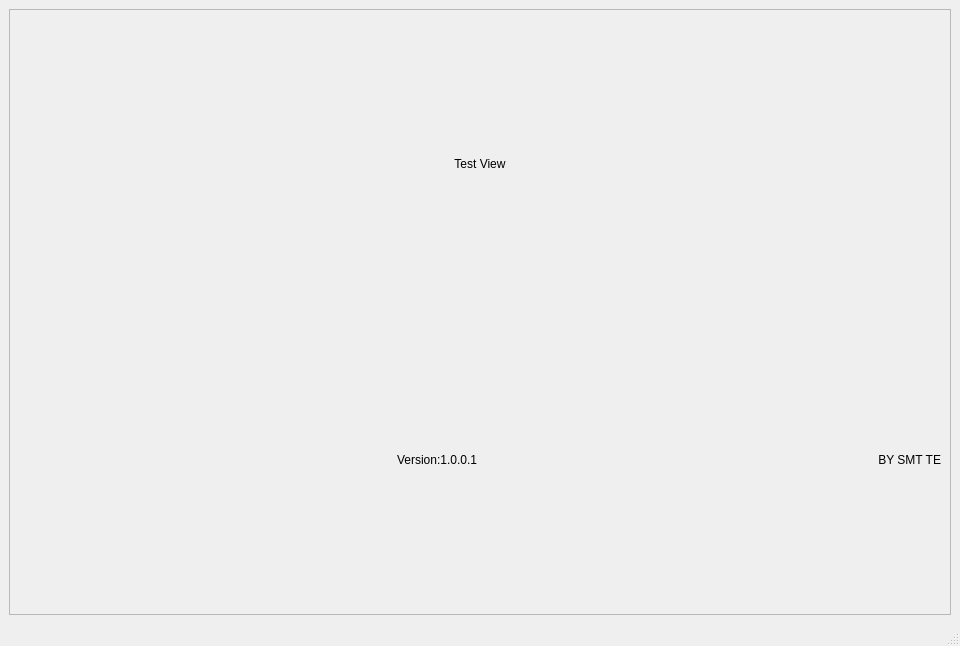
<?xml version="1.0" encoding="UTF-8"?>
<ui version="4.0">
 <class>MainWindow</class>
 <widget class="QMainWindow" name="MainWindow">
  <property name="geometry">
   <rect>
    <x>0</x>
    <y>0</y>
    <width>960</width>
    <height>646</height>
   </rect>
  </property>
  <property name="windowTitle">
   <string>MainWindow</string>
  </property>
  <widget class="QWidget" name="centralwidget">
   <layout class="QVBoxLayout" name="verticalLayout" stretch="2">
    <item>
     <widget class="QFrame" name="frame">
      <property name="frameShape">
       <enum>QFrame::StyledPanel</enum>
      </property>
      <property name="frameShadow">
       <enum>QFrame::Raised</enum>
      </property>
      <layout class="QVBoxLayout" name="verticalLayout_2">
       <item>
        <layout class="QHBoxLayout" name="horizontalLayout">
         <item>
          <widget class="QLabel" name="label">
           <property name="styleSheet">
            <string notr="true">image: url(:/img/luxshare.png);</string>
           </property>
           <property name="text">
            <string/>
           </property>
          </widget>
         </item>
         <item>
          <widget class="QLabel" name="label_2">
           <property name="styleSheet">
            <string notr="true">font: 75 36pt &quot;Helvetica&quot;;</string>
           </property>
           <property name="text">
            <string>Test View</string>
           </property>
           <property name="alignment">
            <set>Qt::AlignCenter</set>
           </property>
          </widget>
         </item>
         <item>
          <widget class="QLabel" name="label_3">
           <property name="text">
            <string/>
           </property>
          </widget>
         </item>
        </layout>
       </item>
       <item>
        <layout class="QHBoxLayout" name="horizontalLayout_2">
         <item>
          <widget class="QLabel" name="label_4">
           <property name="text">
            <string>Version:1.0.0.1</string>
           </property>
           <property name="alignment">
            <set>Qt::AlignRight|Qt::AlignTrailing|Qt::AlignVCenter</set>
           </property>
          </widget>
         </item>
         <item>
          <widget class="QLabel" name="label_5">
           <property name="text">
            <string>BY SMT TE</string>
           </property>
           <property name="alignment">
            <set>Qt::AlignRight|Qt::AlignTrailing|Qt::AlignVCenter</set>
           </property>
          </widget>
         </item>
        </layout>
       </item>
      </layout>
     </widget>
    </item>
   </layout>
  </widget>
  <widget class="QMenuBar" name="menubar">
   <property name="geometry">
    <rect>
     <x>0</x>
     <y>0</y>
     <width>960</width>
     <height>21</height>
    </rect>
   </property>
  </widget>
  <widget class="QStatusBar" name="statusbar"/>
 </widget>
 <resources>
  <include location="img.qrc"/>
 </resources>
 <connections/>
</ui>
